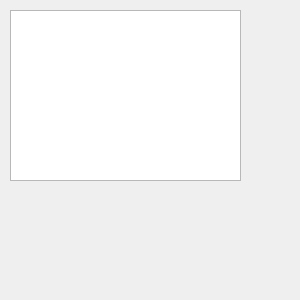
<?xml version="1.0" encoding="UTF-8"?>
<ui version="4.0">
 <class>Form</class>
 <widget class="QWidget" name="Form">
  <property name="windowModality">
   <enum>Qt::NonModal</enum>
  </property>
  <property name="sizePolicy">
   <sizepolicy hsizetype="Expanding" vsizetype="Expanding">
    <horstretch>0</horstretch>
    <verstretch>0</verstretch>
   </sizepolicy>
  </property>
  <property name="minimumSize">
   <size>
    <width>300</width>
    <height>300</height>
   </size>
  </property>
  <property name="sizeIncrement">
   <size>
    <width>1</width>
    <height>1</height>
   </size>
  </property>
  <property name="baseSize">
   <size>
    <width>300</width>
    <height>300</height>
   </size>
  </property>
  <property name="windowTitle">
   <string>Game</string>
  </property>
  <widget class="QGraphicsView" name="viewer">
   <property name="geometry">
    <rect>
     <x>10</x>
     <y>10</y>
     <width>231</width>
     <height>171</height>
    </rect>
   </property>
   <property name="baseSize">
    <size>
     <width>1</width>
     <height>1</height>
    </size>
   </property>
   <property name="verticalScrollBarPolicy">
    <enum>Qt::ScrollBarAlwaysOff</enum>
   </property>
   <property name="horizontalScrollBarPolicy">
    <enum>Qt::ScrollBarAlwaysOff</enum>
   </property>
  </widget>
 </widget>
 <resources/>
 <connections/>
</ui>
